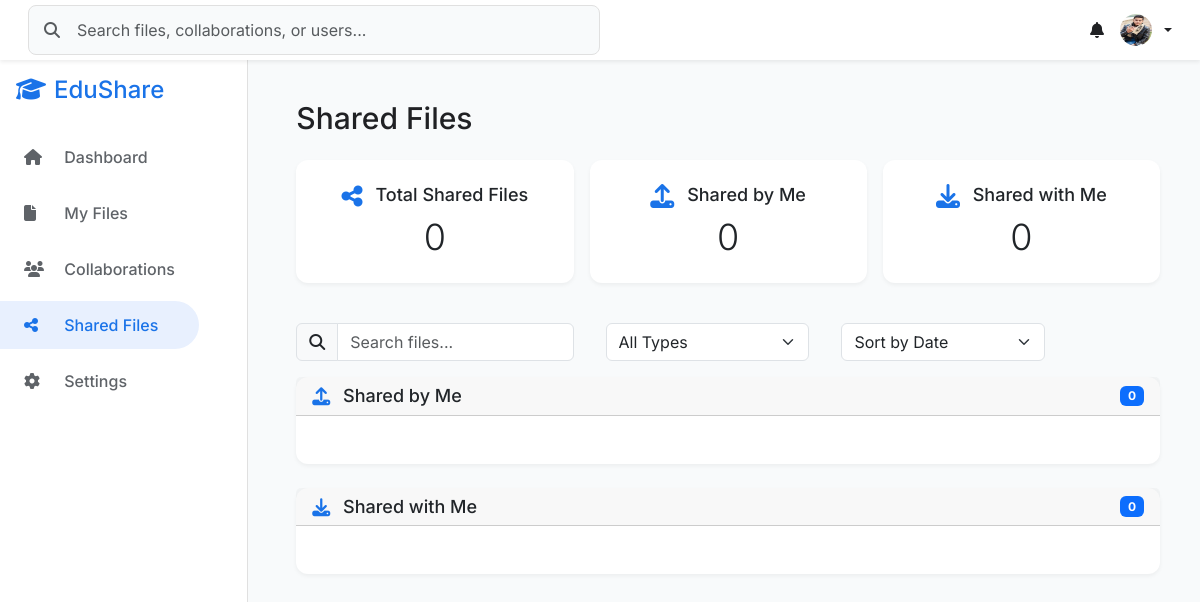
The page /auth/shared-files/ (signed in) on the database as committed earlier.
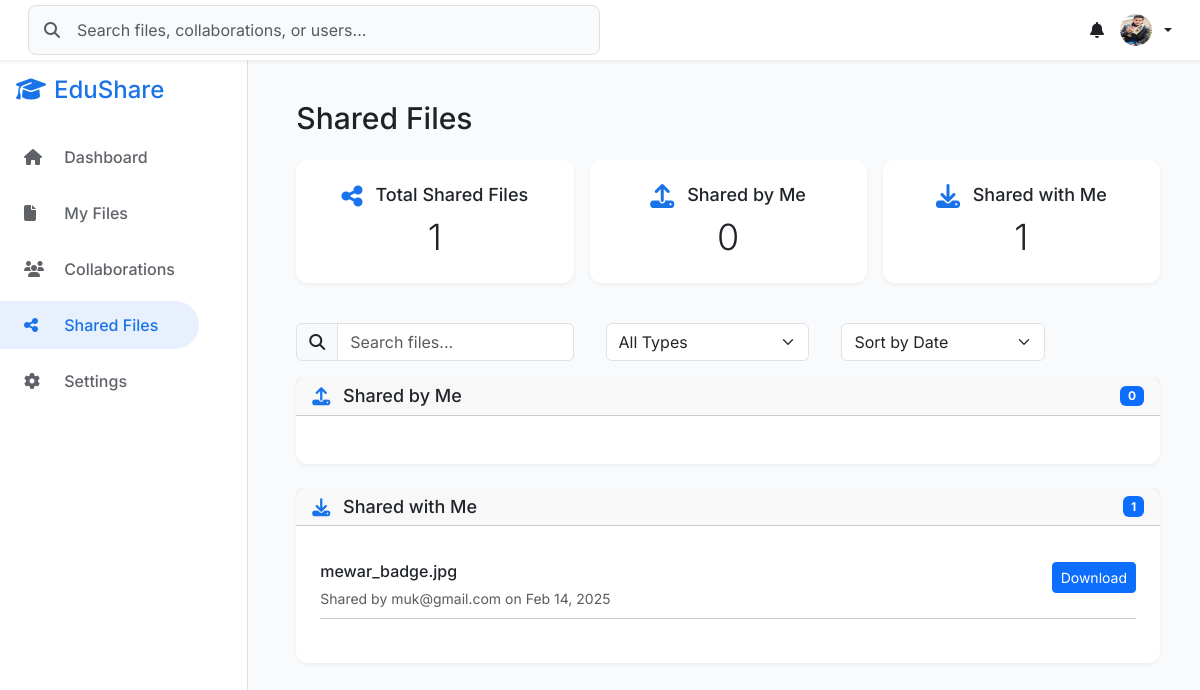
The same page on the database as committed later.
### authentication/models.py (models this page shows, shortened)
class SharedFile(models.Model):
    file = models.ForeignKey(File, on_delete=models.CASCADE)
    shared_by = models.ForeignKey(User, on_delete=models.CASCADE, related_name='shared_by')
    shared_with = models.ForeignKey(User, on_delete=models.CASCADE, related_name='shared_with')
    permission = models.CharField(max_length=10, choices=[('view', 'View'), ('edit', 'Edit')])
    shared_at = models.DateTimeField(auto_now_add=True)

class File(models.Model):
    user = models.ForeignKey(User, on_delete=models.CASCADE)
    name = models.CharField(max_length=255)
    file = models.FileField(upload_to='files/')
    file_size = models.BigIntegerField()
    created_at = models.DateTimeField(auto_now_add=True)
    modified_at = models.DateTimeField(auto_now=True)

class User(AbstractUser):
    ROLE_CHOICES = [
        ('faculty', 'Faculty'),
        ('admin', 'Admin'),
        ('external', 'External Partner'),
    ]
    email = models.EmailField(
        unique=True,
        validators=[EmailValidator()],
        error_messages={
            'unique': 'A user with this email already exists.',
        }
    )
    role = models.CharField(
        max_length=20,
        choices=ROLE_CHOICES
    )
    last_login_attempt = models.DateTimeField(null=True, blank=True)
    login_attempts = models.IntegerField(default=0)
    profile_picture = models.ImageField(
        upload_to=profile_picture_path,
        validators=[validate_image_size],
        null=True,
        blank=True,
        help_text="Upload a JPEG or PNG image (max size: 2MB)."
    )
    DEPARTMENT_CHOICES = [
        ('Computer Science', 'Computer Science'),
        ('Software Engineering', 'Software Engineering'),
        ('Cyber Security', 'Cyber Security'),
    ]
    department = models.CharField(
        max_length=100,
        choices=DEPARTMENT_CHOICES,
        blank=True,
        null=True
    )
    email_notifications = models.BooleanField(
        default=True,
        help_text="Enable email notifications about account activity"
    )
    file_updates = models.BooleanField(
        default=True,
        help_text="Receive notifications when shared files are modified"
    )
    USERNAME_FIELD = 'email'
    REQUIRED_FIELDS = ['username', 'role']
    class Meta:
        db_table = 'auth_user'

### authentication/views.py (the view)
# urls.py: path('shared-files/', views.shared_files, name='shared_files'),
@login_required
def shared_files(request):
    shared_by_me = SharedFile.objects.filter(shared_by=request.user)
    shared_with_me = SharedFile.objects.filter(shared_with=request.user)
    all_shared_files = SharedFile.objects.filter(
        Q(shared_by=request.user) | Q(shared_with=request.user)
    ).distinct()
    total_shared_files = all_shared_files.count()
    context = {
        'shared_by_me': shared_by_me,
        'shared_with_me': shared_with_me,
        'total_shared_files': total_shared_files,
    }
    return render(request, 'authentication/dashboard/shared_files.html', context)

### authentication/templates/authentication/dashboard/shared_files.html (shortened to what this page needs)
{% extends 'authentication/dashboard/base.html' %}
{% block content %}
<div class="shared-files-container">
    <h3>Shared Files</h3>
    <div class="row g-3 mb-4">
        <div class="col-12 col-sm-6 col-md-4">
            <div class="card text-center stats-card">
                <div class="card-body">
                    <h5 class="card-title">
                        <i class="fas fa-share-alt"></i>
                        Total Shared Files
                    </h5>
                    <p class="card-text display-6">{{ total_shared_files }}</p>
                </div>
            </div>
        </div>
        <div class="col-12 col-sm-6 col-md-4">
            <div class="card text-center stats-card">
                <div class="card-body">
                    <h5 class="card-title">
                        <i class="fas fa-upload"></i>
                        Shared by Me
                    </h5>
                    <p class="card-text display-6">{{ shared_by_me|length }}</p>
                </div>
            </div>
        </div>
        <div class="col-12 col-sm-6 col-md-4">
            <div class="card text-center stats-card">
                <div class="card-body">
                    <h5 class="card-title">
                        <i class="fas fa-download"></i>
                        Shared with Me
                    </h5>
                    <p class="card-text display-6">{{ shared_with_me|length }}</p>
                </div>
            </div>
        </div>
    </div>
    <div class="row g-3 mb-3 search-filter-section">
        <div class="col-12 col-md-4">
            <div class="input-group">
                <span class="input-group-text"><i class="fas fa-search"></i></span>
                <input type="text" id="searchFiles" class="form-control" placeholder="Search files...">
            </div>
        </div>
        <div class="col-12 col-sm-6 col-md-3">
            <select id="filterType" class="form-select">
                <option value="">All Types</option>
            </select>
        </div>
        <div class="col-12 col-sm-6 col-md-3">
            <select id="sortBy" class="form-select">
                <option value="date">Sort by Date</option>
            </select>
        </div>
    </div>
    <div class="card mb-4">
        <div class="card-header d-flex justify-content-between align-items-center">
            <h5 class="card-title mb-0">
                <i class="fas fa-upload"></i>
                Shared by Me
            </h5>
            <span class="badge bg-primary">{{ shared_by_me|length }}</span>
        </div>
        <div class="card-body">
        </div>
    </div>
    <div class="card mb-4">
        <div class="card-header d-flex justify-content-between align-items-center">
            <h5 class="card-title mb-0">
                <i class="fas fa-download"></i>
                Shared with Me
            </h5>
            <span class="badge bg-primary">{{ shared_with_me|length }}</span>
        </div>
        <div class="card-body">
            {% for shared_file in shared_with_me %}
            <div class="shared-file-item">
                <div class="d-flex justify-content-between align-items-start">
                    <div class="file-info">
                        <h6 class="mb-1">{{ shared_file.file.name }}</h6>
                        <small class="text-muted">Shared by {{ shared_file.shared_by.email }} on {{ shared_file.shared_at|date:"M d, Y" }}</small>
                    </div>
                    <div class="btn-group">
                        <button class="btn btn-primary btn-sm" onclick="downloadFile({{ shared_file.file.id }})">Download</button>
                    </div>
                </div>
                <hr class="my-2">
            </div>
            {% endfor %}
        </div>
    </div>
</div>
{% endblock %}

Rows that differ between the two databases and show on the page:
added SharedFile: file.name "mewar_badge.jpg", shared_by.email "muk@gmail.com", shared_at "Feb 14, 2025"
Other text that changed with them:
{{ total_shared_files }}: "0" → "1"
{{ shared_with_me|length }}: "0" → "1"
